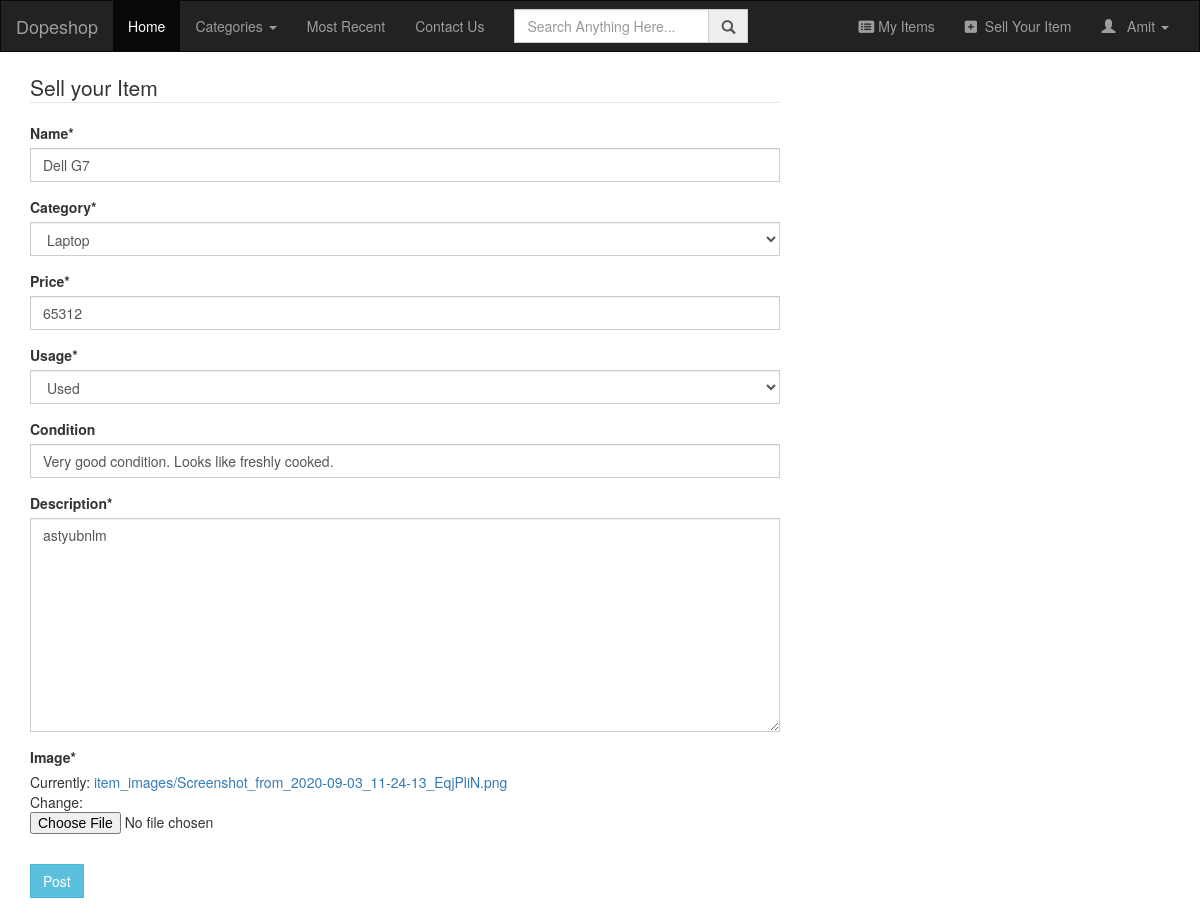
The page /update-item/4-Amit/ (signed in) on the database its author committed.
### users/models.py (models this page shows, shortened)
class Owner(AbstractBaseUser):
    email = models.EmailField(
        verbose_name='email address',
        max_length=255,
        unique=True,
    )
    first_name = models.CharField(
        max_length=255,
        verbose_name="First Name",
    )
    last_name = models.CharField(
        max_length=255,
        verbose_name="Last Name",
    )
    is_active = models.BooleanField(default=True)
    is_admin = models.BooleanField(default=False)
    objects = MyUserManager()
    USERNAME_FIELD = 'email'
    REQUIRED_FIELDS = []
    @property
    def is_superuser(self):
        return self.is_admin

class Category(models.Model):
    name = models.CharField(max_length=255)
    def __str__(self):
        return self.name

### home/models.py (models this page shows, shortened)
class Item(models.Model):
    name = models.CharField(max_length=255)
    description = models.TextField()
    usage = models.CharField(max_length=1, choices=USAGE_CHOICES)
    condition = models.CharField(max_length=255, blank=True)
    subcategory = models.ForeignKey(Category, on_delete=models.CASCADE, verbose_name="Category")
    date_added = models.DateTimeField(default=timezone.now)
    owner = models.ForeignKey(Owner, on_delete=models.CASCADE)
    price = models.IntegerField()
    image = models.ImageField(default='default_item.jpg', upload_to='item_images')

### home/views.py (the view, shortened to what this page needs)
# urls.py: path('update-item/<pk>-<name>/', views.ItemUpdateView.as_view(), name='item-update'),
class ItemUpdateView(LoginRequiredMixin, UserPassesTestMixin, UpdateView):
    model = Item
    condition = forms.CharField()
    fields = ['name', 'subcategory', 'price', 'usage', 'condition', 'description', 'image']
    def test_func(self):
        item = self.get_object()
        if self.request.user == item.owner:
            return True
        return False

### home/templates/home/item_form.html (shortened to what this page needs)
{% extends 'home/base.html' %}
{% load crispy_forms_tags %}
{% block content %}
<div class="content-section">
    <form action="" method="POST" enctype='multipart/form-data'>
        <fieldset class="form-group">
            <legend class="border-bottom mb-4">
                Sell your Item
            </legend>
            {{ form | crispy }}
        </fieldset>
        <div class="form-group">
            <button class="btn btn-info" type="submit">Post</button>
        </div>
    </form>
</div>
{% endblock content %}

### home/templates/home/base.html (shortened to what this page needs)
{% load static %}
<!DOCTYPE html>
<html lang="en">
<head>
    <link rel="stylesheet" href="https://maxcdn.bootstrapcdn.com/bootstrap/3.3.7/css/bootstrap.min.css">
  </head>
<body>
  <div class="navbar navbar-inverse">
  <div class="container-fluid">
    <div class="row">
        <div class="col-lg-12">
            <div class="navbar-header">
                <a  href="{% url 'shop-home' %}" class="navbar-brand">Dopeshop</a>
            </div>
            <div class="navbar-collapse collapse" id="mobile_menu">
                <ul class="nav navbar-nav">
                    <li class="active"><a href="{% url 'shop-home' %}">Home</a></li>
                    <li><a href="" class="dropdown-toggle" data-toggle="dropdown">Categories <span class="caret"></span></a>
                    </li>
                    <li><a href="#">Most Recent</a></li>
                    <li><a href="{% url 'shop-contact' %}">Contact Us</a></li>
                </ul>
                <ul class="nav navbar-nav">
                    <li>
                        <form action="" class="navbar-form" role="search" id="navBarSearchForm">
                            <div class="form-group">
                                <div class="input-group">
                                    <input type="search" name="search" id="" placeholder="Search Anything Here..." class="form-control">
                                    <span class="input-group-addon"><span class="glyphicon glyphicon-search"></span></span>
                                </div>
                            </div>
                        </form>
                    </li>
                </ul>
                <ul class="nav navbar-nav navbar-right">
                    {% if user.is_authenticated %}
                        <li><a href="{% url 'owner-item-detail' user.pk user.first_name %}"><i class="fas fa-list-alt"></i>&nbsp;My Items</span></a></li>
                        <li><a href="{% url 'item-create' %}"><i class="fas fa-plus-square"></i> &nbsp;Sell Your Item</span></a></li>
                        <li><a href="#" class="dropdown-toggle" data-toggle="dropdown"><span class="glyphicon glyphicon-user"></span> &nbsp; {{ user.first_name }} <span class="caret"></span></a>
                        </li>
                    {% endif %}
                </ul>
            </div>
        </div>
    </div>
</div>
</div>
    <main role="main" class="container">
        <div class="row">
            <div class="col-md-8">
                <div class="content-section">
                    {% block content %}{% endblock content %}
                </div>
            </div>
        </div>
    </main>
</body>
</html>

### home/templates/home/base.html (style rules this page uses)
* { border-radius: 0 !important; }

### rows shown on the page
Owner: first_name "Amit"
Item: name "Dell G7", subcategory "Laptop", price "65312", usage "Used", condition "Very good condition. Looks like freshly cooked.", description "astyubnlm"
